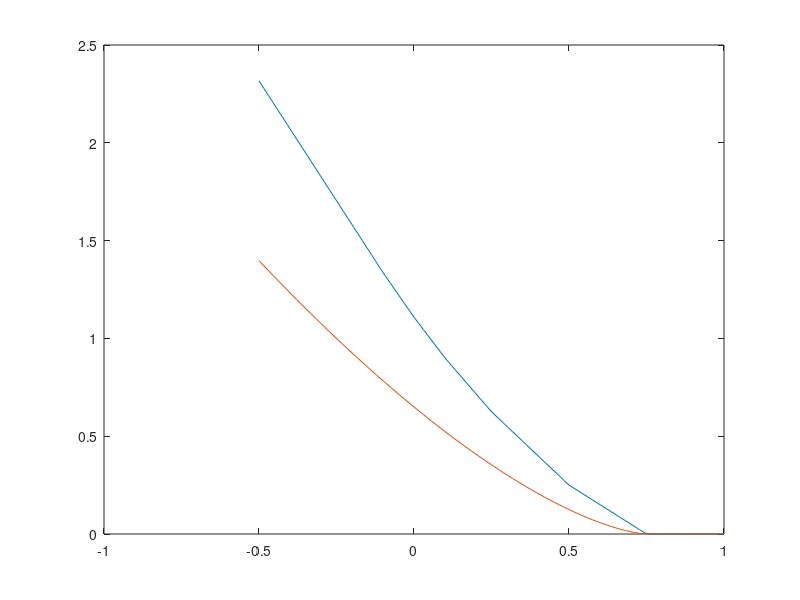

Here is the MATLAB script that generated this plot: (Note: this script raises an error after producing the figure.)
alpha = [-0.75, -0.5, -0.25, -0.1, 0, 0.1,];
x = linspace(-0.5,1);
y = zeros(size(x));
for i = 1:numel(alpha)
  y = y - min(0, x+alpha(i))/i;
end
figure(), plot(x,y)
hold on, plot(x, (-min(0,(x+alpha(1)))).^(3/2))

%%
clc
%pos = outCome.Models.LES.pos;

testPos1 = pos;
testPos2 = pos;
testPos3 = pos;

n=3;
for i = 1:n
  testPos1 = [nan(1,74); (testPos1(1:end-1,:) + testPos1(2:end,:))/2];
end
n = n+1;
for t = n:size(pos,1)
  testPos2(t,:) = nanmean(pos(t-n+1:t,:),1);
end


for t = 2:size(pos,1)
  ind = ~isnan(testPos3(t-1,:));
  testPos3(t,ind) = (1-1/n)*testPos3(t-1,ind) + 1/n*testPos3(t,ind);
end
 
  
  
[sh, ~, ht, ~] = indivitualResults(testPos1, 0, Open, Close, outCome.General.std, false)
[sh, ~, ht, ~] = indivitualResults(testPos2, 0, Open, Close, outCome.General.std, false)
[sh, eq, ht, ~] = indivitualResults(testPos3, 0, Open, Close, outCome.General.std, false);
nanmean(eq-cummax(eq)), sh, ht


figure(), plot(outCome.Models.LES.equityCurve), hold on, plot(eq)